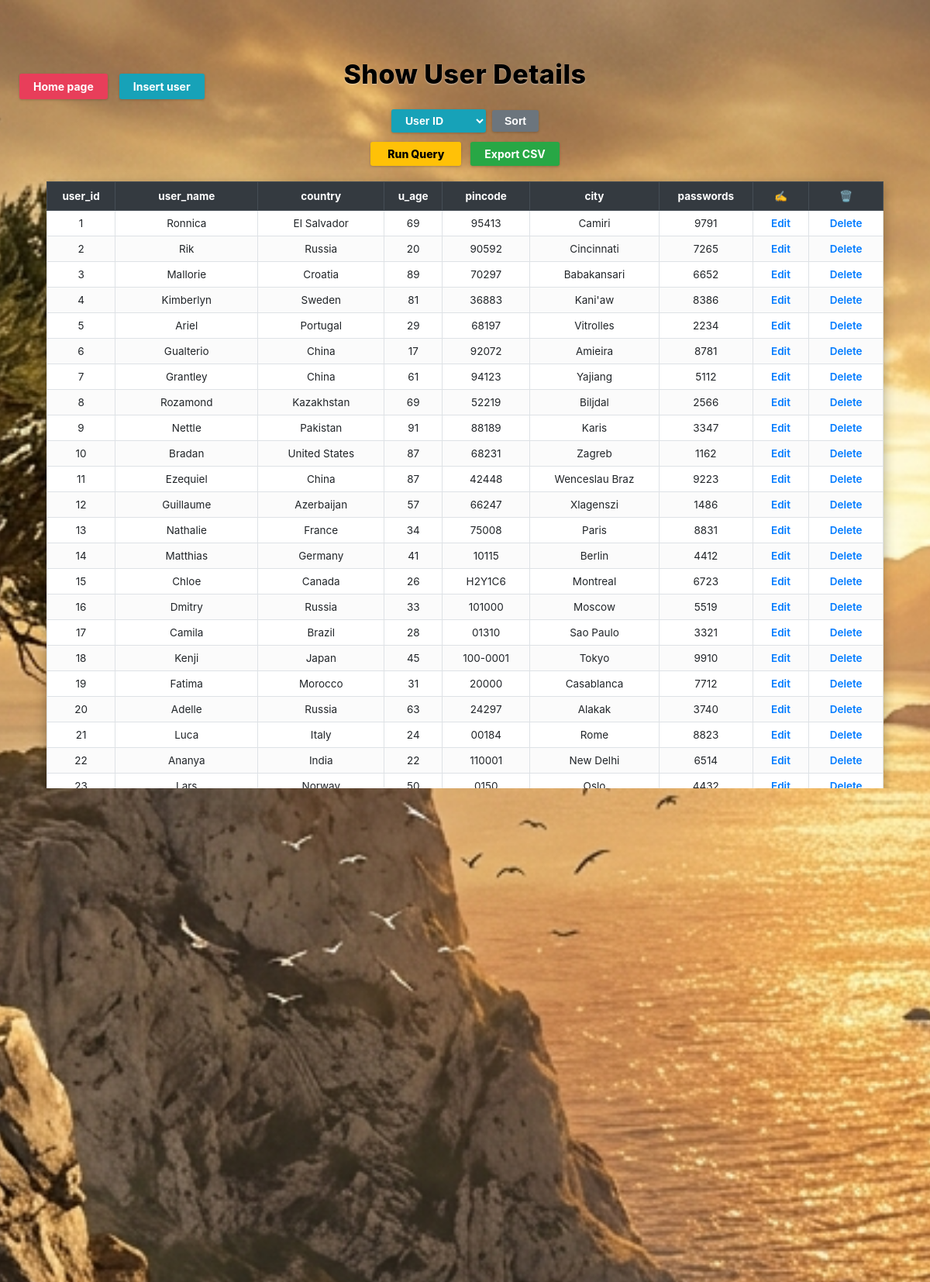
/showuser/ (upper part), run on the app's committed database.
### users/models.py (models this page shows, shortened)
class User(models.Model):
    user_id = models.IntegerField(primary_key=True)
    user_name = models.CharField(max_length=150)
    country = models.CharField(max_length=100)
    u_age = models.IntegerField()
    pincode = models.CharField(max_length=50)
    city = models.CharField(max_length=100)
    passwords = models.CharField(max_length=100)
    class Meta:
        db_table = 'User'
        ordering = ['user_id']
    @property
    def user_age(self):
        return self.u_age
    @property
    def password(self):
        return self.passwords

### users/views.py (the view)
# urls.py: re_path(r'^showuser/?$', views.show_user_view, name='show_user'),
def show_user_view(request):
    users = User.objects.all().order_by('user_id')
    context = {
        'users': users,
        'title': 'Show User Details',
        'is_sorted': False,
        'selected_sort': 'User ID',
    }
    return render(request, 'users/show_user.html', context)

### users/templates/users/show_user.html (shortened to what this page needs)
{% extends 'users/base.html' %}
{% load static %}
{% block body_class %}page-show{% endblock %}
{% block top_nav %}
<div class="top-nav">
    <a href="{% url 'home' %}" class="nav-btn btn-red">Home page</a>
    <a href="{% url 'insert_user' %}" class="nav-btn btn-cyan">Insert user</a>
</div>
{% endblock %}
{% block content %}
<h1 class="page-header-title">{{ title|default:"Show User Details" }}</h1>
<div class="table-controls">
    <form method="GET" action="{% url 'sort_user' %}" class="sort-form">
        <select name="sort_by" class="sort-select">
            <option value="User ID" {% if selected_sort == 'User ID' or selected_sort == 'user_id' %}selected{% endif %}>User ID</option>
        </select>
        <input type="submit" value="Sort" class="sort-btn">
    </form>
    <div class="action-bar">
        <a href="{% url 'run_query_user' %}" class="run-query-btn">Run Query</a>
        <a href="{% url 'export_csv' %}" class="export-csv-btn">Export CSV</a>
    </div>
</div>
<div class="table-responsive">
    <table class="data-table">
        <thead>
            <tr>
                <th>user_id</th>
                <th>user_name</th>
                <th>country</th>
                <th>u_age</th>
                <th>pincode</th>
                <th>city</th>
                <th>passwords</th>
                <th>✍️</th>
                <th>🗑️</th>
            </tr>
        </thead>
        <tbody>
            {% for user in users %}
            <tr>
                <td>{{ user.user_id }}</td>
                <td>{{ user.user_name }}</td>
                <td>{{ user.country }}</td>
                <td>{{ user.u_age }}</td>
                <td>{{ user.pincode }}</td>
                <td>{{ user.city }}</td>
                <td>{{ user.passwords }}</td>
                <td>
                    <a href="{% url 'edit_user' user.user_id %}" class="action-link">Edit</a>
                </td>
                <td>
                    <a href="{% url 'delete_user' user.user_id %}" class="action-link" onclick="return confirm('Are you sure want to delete data?')">Delete</a>
                </td>
            </tr>
            {% empty %}
            <tr>
                <td colspan="9" style="padding: 20px; text-align: center; color: #666;">No users available in database.</td>
            </tr>
            {% endfor %}
        </tbody>
    </table>
</div>
{% endblock %}

### users/templates/users/base.html (shortened to what this page needs)
{% load static %}
<!DOCTYPE html>
<html lang="en">
<head>
    <link rel="stylesheet" href="{% static 'users/css/style.css' %}">
</head>
<body class="{% block body_class %}{% endblock %}">
    {% block top_nav %}{% endblock %}
    {% block content %}
    {% endblock %}
</body>
</html>

### users/static/users/css/style.css (style rules this page uses)
* { margin: 0; padding: 0; box-sizing: border-box; }
body { font-family: -apple-system, BlinkMacSystemFont, "Segoe UI", Roboto, "Helvetica Neue", Arial, sans-serif; min-height: 100vh; background-size: cover; background-position: center; background-repeat: no-repeat; background-attachment: fixed; color: #212529; position: relative; overflow-x: hidden; }
body.page-show, body.page-sort, body.page-query-results { background-image: url('../images/odyssey.jpg'); }
.top-nav { position: absolute; top: 20px; left: 25px; display: flex; gap: 15px; z-index: 1000; }
.nav-btn { display: inline-block; padding: 8px 18px; font-size: 14px; font-weight: 700; text-decoration: none; border-radius: 3px; border: none; cursor: pointer; text-align: center; transition: opacity 0.15s ease; box-shadow: 0 1px 3px rgba(0, 0, 0, 0.2); }
.btn-red { background-color: #e83e5a; color: #ffffff; }
.btn-cyan { background-color: #17a2b8; color: #ffffff; }
.page-header-title { text-align: center; font-size: 34px; font-weight: 800; color: #000000; margin-top: 75px; margin-bottom: 25px; letter-spacing: 0.5px; text-shadow: 0 1px 2px rgba(255, 255, 255, 0.5); }
.table-controls { display: flex; flex-direction: column; align-items: center; gap: 12px; margin-bottom: 20px; }
.sort-form { display: flex; align-items: center; gap: 8px; }
.sort-select { background-color: #17a2b8; color: #ffffff; font-weight: 700; font-size: 14px; padding: 6px 14px; border: none; border-radius: 3px; outline: none; cursor: pointer; box-shadow: 0 1px 3px rgba(0, 0, 0, 0.2); }
.sort-select option { background-color: #ffffff; color: #212529; }
.sort-btn { background-color: #6c757d; color: #ffffff; font-weight: 700; font-size: 14px; padding: 6px 16px; border: none; border-radius: 3px; cursor: pointer; box-shadow: 0 1px 3px rgba(0, 0, 0, 0.2); }
.action-bar { display: flex; gap: 12px; align-items: center; }
.run-query-btn { background-color: #ffc107; color: #000000; font-weight: 800; font-size: 14px; padding: 7px 22px; text-decoration: none; border-radius: 3px; border: none; cursor: pointer; box-shadow: 0 1px 3px rgba(0, 0, 0, 0.2); }
.export-csv-btn { background-color: #28a745; color: #ffffff; font-weight: 700; font-size: 14px; padding: 7px 18px; text-decoration: none; border-radius: 3px; box-shadow: 0 1px 3px rgba(0, 0, 0, 0.2); }
.table-responsive { width: 90%; max-width: 1250px; margin: 0 auto 60px auto; overflow-x: auto; background: #ffffff; box-shadow: 0 4px 15px rgba(0, 0, 0, 0.3); }
.data-table { width: 100%; border-collapse: collapse; font-size: 13.5px; color: #212529; }
.data-table thead tr { background-color: #343a40; color: #ffffff; font-weight: 700; }
.data-table th { padding: 10px 8px; text-align: center; border: 1px solid #454d55; white-space: nowrap; }
.data-table td { padding: 8px 10px; text-align: center; border: 1px solid #dee2e6; background-color: #ffffff; }
.data-table tbody tr:nth-child(even) td { background-color: #fbfbfb; }
.action-link { color: #007bff; text-decoration: none; font-weight: 600; margin: 0 4px; }

### data on the page
User: user_id "1", user_name "Ronnica", country "El Salvador", u_age "69", pincode "95413", city "Camiri", passwords "9791"
User: user_id "2", user_name "Rik", country "Russia", u_age "20", pincode "90592", city "Cincinnati", passwords "7265"
User: user_id "3", user_name "Mallorie", country "Croatia", u_age "89", pincode "70297", city "Babakansari", passwords "6652"
User: user_id "4", user_name "Kimberlyn", country "Sweden", u_age "81", pincode "36883", city "Kani'aw", passwords "8386"
User: user_id "5", user_name "Ariel", country "Portugal", u_age "29", pincode "68197", city "Vitrolles", passwords "2234"
User: user_id "6", user_name "Gualterio", country "China", u_age "17", pincode "92072", city "Amieira", passwords "8781"
User: user_id "7", user_name "Grantley", country "China", u_age "61", pincode "94123", city "Yajiang", passwords "5112"
User: user_id "8", user_name "Rozamond", country "Kazakhstan", u_age "69", pincode "52219", city "Biljdal", passwords "2566"
User: user_id "9", user_name "Nettle", country "Pakistan", u_age "91", pincode "88189", city "Karis", passwords "3347"
User: user_id "10", user_name "Bradan", country "United States", u_age "87", pincode "68231", city "Zagreb", passwords "1162"
User: user_id "11", user_name "Ezequiel", country "China", u_age "87", pincode "42448", city "Wenceslau Braz", passwords "9223"
User: user_id "12", user_name "Guillaume", country "Azerbaijan", u_age "57", pincode "66247", city "Xlagenszi", passwords "1486"
User: user_id "13", user_name "Nathalie", country "France", u_age "34", pincode "75008", city "Paris", passwords "8831"
User: user_id "14", user_name "Matthias", country "Germany", u_age "41", pincode "10115", city "Berlin", passwords "4412"
User: user_id "15", user_name "Chloe", country "Canada", u_age "26", pincode "H2Y1C6", city "Montreal", passwords "6723"
User: user_id "16", user_name "Dmitry", country "Russia", u_age "33", pincode "101000", city "Moscow", passwords "5519"
User: user_id "17", user_name "Camila", country "Brazil", u_age "28", pincode "01310", city "Sao Paulo", passwords "3321"
User: user_id "18", user_name "Kenji", country "Japan", u_age "45", pincode "100-0001", city "Tokyo", passwords "9910"
User: user_id "19", user_name "Fatima", country "Morocco", u_age "31", pincode "20000", city "Casablanca", passwords "7712"
User: user_id "20", user_name "Adelle", country "Russia", u_age "63", pincode "24297", city "Alakak", passwords "3740"
User: user_id "21", user_name "Luca", country "Italy", u_age "24", pincode "00184", city "Rome", passwords "8823"
User: user_id "22", user_name "Ananya", country "India", u_age "22", pincode "110001", city "New Delhi", passwords "6514"
User: user_id "23", user_name "Lars", country "Norway", u_age "50", pincode "0150", city "Oslo", passwords "4432"
User: user_id "24", user_name "Priya", country "India", u_age "29", passwords "1290"
User: user_id "25", user_name "Carlos", country "Spain", passwords "9812"
User: user_id "26", user_name "Mateo", country "Argentina", u_age "35", pincode "C1002", city "Buenos Aires"
User: user_id "27", user_name "Yuki", country "Japan", city "Kyoto", passwords "3129"
User: user_id "28", user_name "Liam", country "Ireland", u_age "42", city "Dublin", passwords "8712"
User: user_id "29", user_name "Zoe", country "Greece", u_age "33", pincode "10431", city "Athens", passwords "6643"
User: user_id "30", user_name "Ariel", country "Russia", pincode "81804", city "Bangkalan", passwords "3736"
User: user_id "31", user_name "Chen", country "China", u_age "39", pincode "200000", city "Shanghai", passwords "9921"
User: user_id "32", user_name "Viktor", country "Ukraine", u_age "47", pincode "01001", city "Kyiv", passwords "4418"
User: user_id "33", user_name "Stella", country "China", u_age "69", pincode "92929", city "Az Zulfi", passwords "1315"
User: user_id "34", user_name "Allyson", country "Poland", u_age "45", pincode "43032", city "Bahor", passwords "1353"
User: user_name "Siddharth", country "India", u_age "25", pincode "560001", city "Bangalore", passwords "7821"
User: user_id "36", user_name "Aarav", country "India", u_age "21", pincode "380009", city "Ahmedabad", passwords "2910"
User: user_id "37", user_name "Elena", country "Greece", u_age "29", pincode "54621", city "Thessaloniki", passwords "5123"
User: user_id "38", user_name "Felix", country "Austria", u_age "36", pincode "1010", city "Vienna", passwords "6612"
User: user_id "39", user_name "Larry", country "Czech Republic", u_age "54", pincode "67487", city "Jalatrang", passwords "7189"
User: user_id "40", user_name "Svend", country "China", u_age "52", pincode "80501", city "Karlskrona", passwords "2893"
User: user_id "41", user_name "Calypso", country "Portugal", u_age "92", pincode "70177", city "Slobodka", passwords "3846"
User: user_id "42", user_name "Irvin", country "China", u_age "24", pincode "39888", city "Rengat", passwords "9355"

### other printed values
{{ title|default:"Show User Details" }} "Show User Details"
